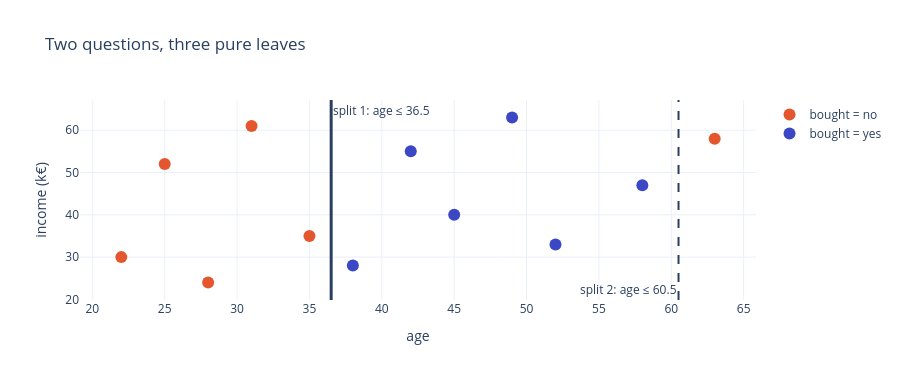

The notebook cell saved with this chart:
### Markdown cell above
**What this shows:** each point is one candidate question. The income curve never moves far from 0.5: no income threshold separates buyers from non-buyers. The age curve dips to 0.143 at 36.5: this is the best of the 22 questions, so it becomes the first split.

**Step 3: repeat in each child.** The left child (5 "no") is pure: it becomes a leaf that predicts "no". The right child (6 "yes", 1 "no", Gini 0.245) is not pure, so we run the same search again, **only on its 7 customers**.

### Code cell
right_node = shop[shop.age > 36.5]
for column in ["age", "income"]:
    curve = scan(right_node, column)
    print(f"in the right child, best threshold on {column:<6}: {curve.idxmin():>5}  ->  weighted Gini {curve.min():.3f}")

fig = go.Figure()
for label, color in [("no", "#E4572E"), ("yes", "#3B47C4")]:
    part = shop[shop.bought == label]
    fig.add_trace(go.Scatter(x=part.age, y=part.income, mode="markers", name=f"bought = {label}",
                             marker=dict(color=color, size=12)))
fig.add_vline(x=36.5, line_width=3, annotation_text="split 1: age ≤ 36.5")
fig.add_vline(x=60.5, line_dash="dash", annotation_text="split 2: age ≤ 60.5", annotation_position="bottom left")
fig.update_layout(title="Two questions, three pure leaves", xaxis_title="age", yaxis_title="income (k€)", height=380)
fig.show()

### Figure 1 — Plotly figure (JSON) as saved in the notebook; plotly's stock layout.template omitted (floating-point values rounded to 4 significant figures)
{"data": [{"marker": {"color": "#E4572E", "size": 12}, "mode": "markers", "name": "bought = no", "type": "scatter", "x": [22, 25, 28, 31, 35, 63], "y": [30, 52, 24, 61, 35, 58]}, {"marker": {"color": "#3B47C4", "size": 12}, "mode": "markers", "name": "bought = yes", "type": "scatter", "x": [38, 42, 45, 49, 52, 58], "y": [28, 55, 40, 63, 33, 47]}], "layout": {"annotations": [{"showarrow": false, "text": "split 1: age ≤ 36.5", "x": 36.5, "xanchor": "left", "xref": "x", "y": 1, "yanchor": "top", "yref": "y domain"}, {"showarrow": false, "text": "split 2: age ≤ 60.5", "x": 60.5, "xanchor": "right", "xref": "x", "y": 0, "yanchor": "bottom", "yref": "y domain"}], "height": 380, "shapes": [{"line": {"width": 3}, "type": "line", "x0": 36.5, "x1": 36.5, "xref": "x", "y0": 0, "y1": 1, "yref": "y domain"}, {"line": {"dash": "dash"}, "type": "line", "x0": 60.5, "x1": 60.5, "xref": "x", "y0": 0, "y1": 1, "yref": "y domain"}], "title": {"text": "Two questions, three pure leaves"}, "xaxis": {"title": {"text": "age"}}, "yaxis": {"title": {"text": "income (k€)"}}}}
